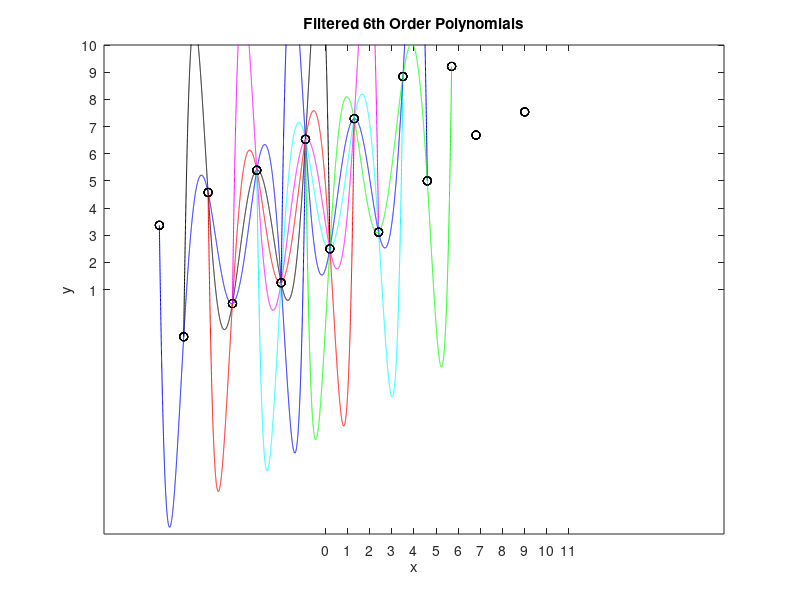

MATLAB code to generate this figure: (Note: this script raises an error after producing the figure.)
%Jorie Noll
%CSC 2262
%Assignment 9a

[xd, yd] = textread('Lab9a.dat'); %#ok<DTXTRD>
n = length(xd);
figure(1);
color = ['r','y','g','b','k','r','m','c','b','g'];
hold on;
box on;
for(k = 4:n-3)
    xd7 = [xd(k-3) xd(k-2) xd(k-1) xd(k) xd(k+1) xd(k+2) xd(k+3)];
    yd7 = [yd(k-3) yd(k-2) yd(k-1) yd(k) yd(k+1) yd(k+2) yd(k+3)];
    c6 = polyfit(xd7, yd7, 6);
    x = xd(k-3) : .001 : xd(k+3);
    y6 = polyval(c6, x);
    plot(x, y6, color(k), xd, yd, 'ko');
    axis([-10 18 -8 10]);
    set(gca, 'xtick', 0:11);
    set(gca, 'ytick', 1:13);
    xlabel('x');
    ylabel('y');
    title('Filtered 6th Order Polynomials');
end

figure(2);
hold on;
box on;
color = ['y','g','b','r','m','c','b'];
for(k = 5:n-4)
    xd9 = [xd(k-4) xd(k-3) xd(k-2) xd(k-1) xd(k) xd(k+1) xd(k+2) xd(k+3) xd(k+4)];
    yd9 = [yd(k-4) yd(k-3) yd(k-2) yd(k-1) yd(k) yd(k+1) yd(k+2) yd(k+3) yd(k+4)];
    c8 = polyfit(xd9, yd9, 8);
    x = xd(k-4) : .001 : xd(k+4);
    y8 = polyval(c8, x);
    plot(x, y8, color(k), xd, yd, 'ko');
    axis([-25 35 -8 10]);
    set(gca, 'xtick', -1:11);
    set(gca, 'ytick', 0:14);
    xlabel('x');
    ylabel('y');
    title('Fitted 8th Order Polynomials');
end

figure(3);
hold on;
box on;
color=['g', 'b', 'r', 'm', 'c'];
for(k = 6:n-5)
    xd11 = [xd(k-5) xd(k-4) xd(k-3) xd(k-2) xd(k-1) xd(k) xd(k+1) xd(k+2) xd(k+3) xd(k+4) xd(k+5)];
    yd11 = [yd(k-5) yd(k-4) yd(k-3) yd(k-2) yd(k-1) yd(k) yd(k+1) yd(k+2) yd(k+3) yd(k+4) yd(k+5)];
    c10 = polyfit(xd11, yd11, 10);
    x = xd(k-5) : .001 : xd(k+5);
    y10 = polyval(c10, x);
    plot(x, y10, color(k), xd, yd, 'ko');
    axis([-70 80 -8 10]);
    set(gca, 'xtick', -1:11);
    set(gca, 'ytick', -5:18);
    xlabel('x');
    ylabel('y');
    title('Fitted 10th Order Polynomials');
end

figure(4);
hold on;
box on;
color = ['b','k','r','m'];
for(k = 7:n-6)
    xd13 = [xd(k-6) xd(k-5) xd(k-4) xd(k-3) xd(k-2) xd(k-1) xd(k) xd(k+1) xd(k+2) xd(k+3) xd(k+4) xd(k+5) xd(k+6)];
    yd13 = [yd(k-6) yd(k-5) yd(k-4) yd(k-3) yd(k-2) yd(k-1) yd(k) yd(k+1) yd(k+2) yd(k+3) yd(k+4) yd(k+5) yd(k+6)];
    c12 = polyfit(xd13, yd13, 12);
    x = xd(k-6) : .001 : xd(k+6);
    y12 = polyval(c12, x);
    plot(x, y12, color(k), xd, yd, 'ko');
    axis([-220 220 -8 110]);
    set(gca, 'xtick', -1:11);
    set(gca, 'ytick', -5:18);
    xlabel('x');
    ylabel('y');
    title('Fitted 12th Order Polynomials');
end